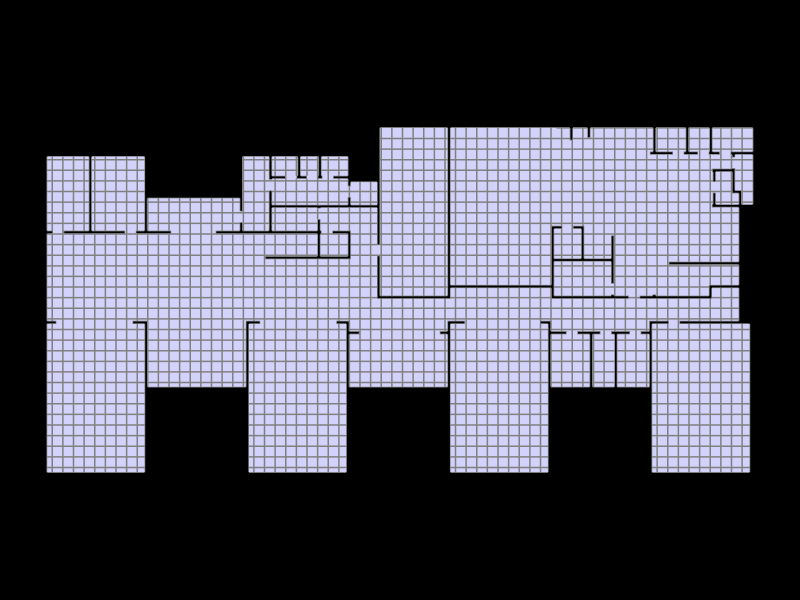

This figure's notebook cell:
### Markdown cell above
showing the geometry and the grid

### Code cell
Topology.Show(Ground_floor, grid,
              camera=[0,0,20],
              faceColor=[210,210,250],
              faceOpacity=1,
              edgeColor="grey",
              edgeWidth=3,
              showVertices=False,
              backgroundColor="black",
              width=800,
              height=600,
              renderer = renderer)

### Figure 1 — Plotly figure (JSON) as saved in the notebook; plotly's stock layout.template omitted (floating-point values rounded to 4 significant figures; data arrays with more than 128 entries replaced by an {"elided": "..."} marker saying what was removed)
{"data": [{"hoverinfo": "text", "legendgroup": "2", "legendrank": 2, "line": {"color": "grey", "dash": "solid", "width": 3}, "marker": {"size": 0}, "mode": "lines", "name": "1: Untitled (Edges)", "showlegend": false, "text": "", "type": "scatter3d", "x": {"elided": "966 float values"}, "y": {"elided": "966 float values"}, "z": {"elided": "966 float values"}}, {"cmax": 1, "cmin": 0, "color": "#D2D2FA", "colorscale": [[0, "#440154"], [0.1111, "#482878"], [0.2222, "#3e4989"], [0.3333, "#31688e"], [0.4444, "#26828e"], [0.5556, "#1f9e89"], [0.6667, "#35b779"], [0.7778, "#6ece58"], [0.8889, "#b5de2b"], [1, "#fde725"]], "flatshading": true, "hoverinfo": "text", "hovertext": "", "i": {"elided": "320 int values"}, "j": {"elided": "320 int values"}, "k": {"elided": "320 int values"}, "legendgroup": "3", "legendrank": 3, "lighting": {"facenormalsepsilon": 0}, "name": "1: Untitled (Faces)", "opacity": 1, "showlegend": false, "showscale": false, "text": "", "type": "mesh3d", "x": {"elided": "322 float values"}, "y": {"elided": "322 float values"}, "z": {"elided": "322 float values"}}, {"hoverinfo": "text", "legendgroup": "6", "legendrank": 6, "line": {"color": "grey", "dash": "solid", "width": 3}, "marker": {"size": 0}, "mode": "lines", "name": "2: Untitled (Edges)", "showlegend": false, "text": "", "type": "scatter3d", "x": {"elided": "1146 float values"}, "y": {"elided": "1146 float values"}, "z": {"elided": "1146 float values"}}], "layout": {"autosize": true, "height": 600, "margin": {"b": 40, "l": 40, "r": 40, "t": 40}, "paper_bgcolor": "#000000", "plot_bgcolor": "#000000", "scene": {"aspectmode": "data", "camera": {"center": {"x": 0, "y": 0, "z": 0}, "eye": {"x": 0, "y": 0, "z": 20}, "projection": {"type": "perspective"}, "up": {"x": 0, "y": 1, "z": 0}}, "xaxis": {"visible": false}, "yaxis": {"visible": false}, "zaxis": {"visible": false}}, "showlegend": true, "width": 800, "xaxis": {"showgrid": false, "visible": false, "zeroline": false}, "yaxis": {"showgrid": false, "visible": false, "zeroline": false}}}
